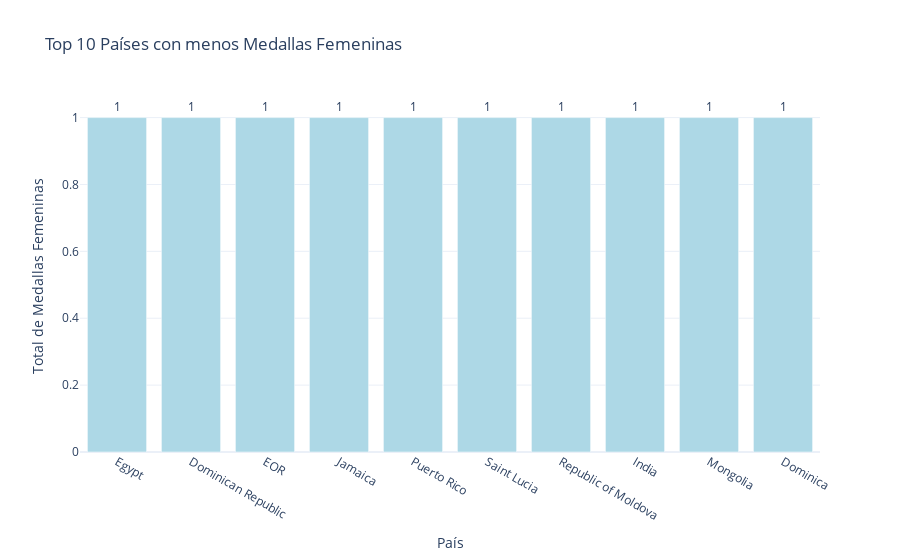

Notebook code for this chart:
### Code cell
import pandas as pd
import pymysql
from sqlalchemy import create_engine
import getpass  # Para obtener la contraseña sin mostrar la entrada
import plotly.express as px

# Obtener la contraseña de forma segura
password = getpass.getpass(prompt="Introduce la contraseña de MySQL: ")

# Configuración de la base de datos y la conexión
bd = "deportesdb"
connection_string = f'mysql+pymysql://root:{password}@localhost/{bd}'
engine = create_engine(connection_string)

# Consulta SQL
consulta = """
    SELECT a.country, COUNT(m.code) AS total_medallas_femeninas
FROM Atletas a
JOIN Medalla m ON a.code = m.code
WHERE a.gender = 'Female'
GROUP BY a.country
ORDER BY total_medallas_femeninas ASC
LIMIT 10
"""

# Leer la consulta SQL en un DataFrame
df = pd.read_sql(consulta, con=engine)

# Mostrar el DataFrame para verificar los resultados
print(df)

# Crear gráfico de barras interactivo con Plotly
fig = px.bar(df, x='country', y='total_medallas_femeninas', 
             title='Top 10 Países con menos Medallas Femeninas',
             labels={'country': 'País', 'total_medallas_femeninas': 'Total de Medallas Femeninas'},
             text='total_medallas_femeninas',  # Mostrar el total de medallas en las barras
             template='plotly_white')

# Ajustar el diseño del gráfico
fig.update_traces(marker_color='lightblue', textposition='outside')
fig.update_layout(xaxis_title='País', yaxis_title='Total de Medallas Femeninas')

# Mostrar el gráfico interactivo
fig.show()

### Figure 1 — Plotly figure (JSON) as saved in the notebook; plotly's stock layout.template omitted (floating-point values rounded to 4 significant figures)
{"data": [{"alignmentgroup": "True", "hovertemplate": "País=%{x}<br>Total de Medallas Femeninas=%{text}<extra></extra>", "legendgroup": "", "marker": {"color": "lightblue", "pattern": {"shape": ""}}, "name": "", "offsetgroup": "", "orientation": "v", "showlegend": false, "text": [1, 1, 1, 1, 1, 1, 1, 1, 1, 1], "textposition": "outside", "type": "bar", "x": ["Egypt", "Dominican Republic", "EOR", "Jamaica", "Puerto Rico", "Saint Lucia", "Republic of Moldova", "India", "Mongolia", "Dominica"], "xaxis": "x", "y": [1, 1, 1, 1, 1, 1, 1, 1, 1, 1], "yaxis": "y"}], "layout": {"barmode": "relative", "legend": {"tracegroupgap": 0}, "title": {"text": "Top 10 Países con menos Medallas Femeninas"}, "xaxis": {"anchor": "y", "domain": [0, 1], "title": {"text": "País"}}, "yaxis": {"anchor": "x", "domain": [0, 1], "title": {"text": "Total de Medallas Femeninas"}}}}
